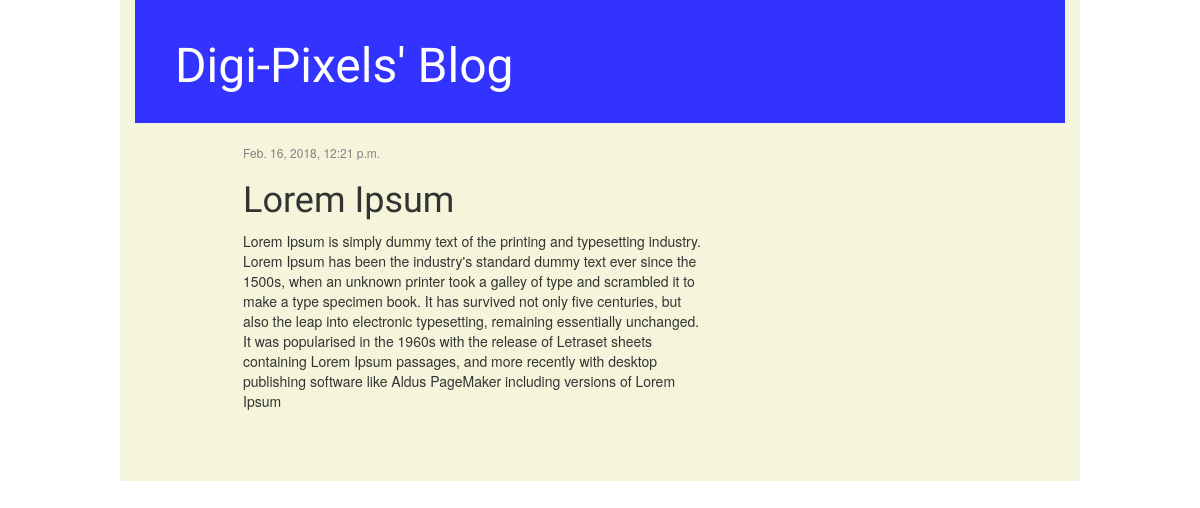
/post/1/, run on an earlier commit of the app's database.
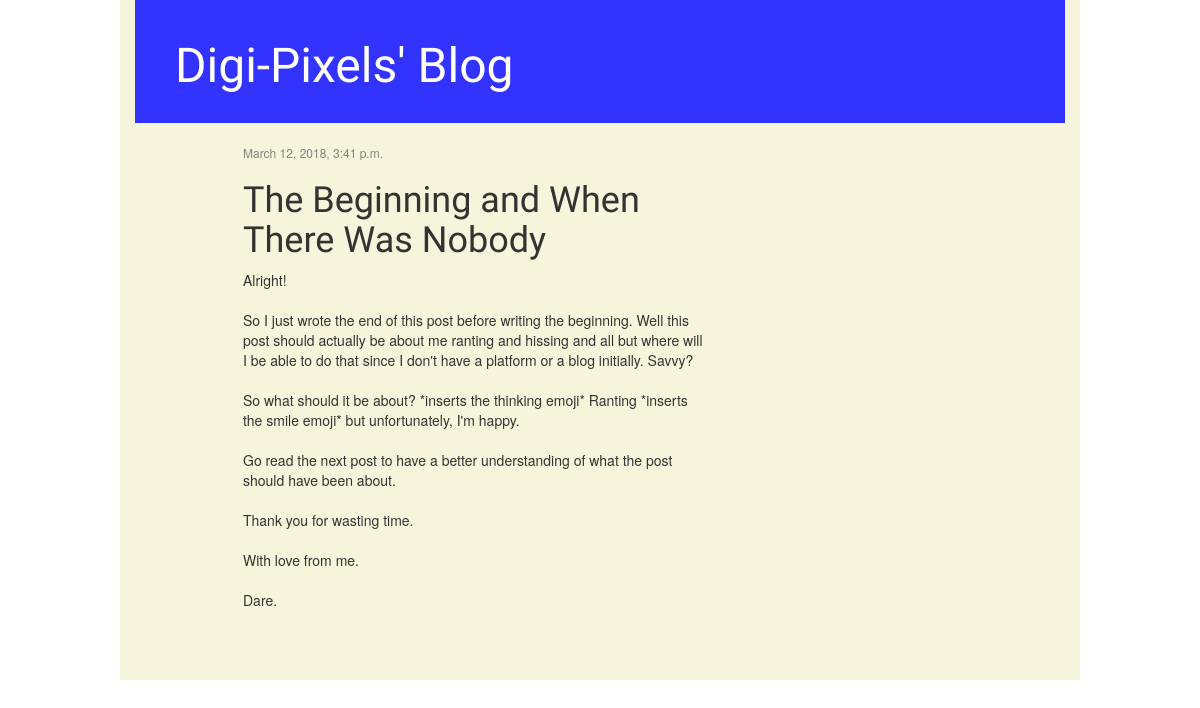
And on a later commit of the database.
### blog/models.py (models this page shows, shortened)
class Post(models.Model):
    author = models.ForeignKey('auth.User',on_delete=models.CASCADE)
    title = models.CharField(max_length=200)
    text = models.TextField()
    created_date = models.DateTimeField(
            default=timezone.now)
    published_date = models.DateTimeField(
            blank=True, null=True)

### blog/views.py (the view)
# urls.py: url(r'^post/(?P<pk>\d+)/$', views.post_detail, name='post_detail'),
def post_detail(request, pk):
    post = get_object_or_404(Post, pk=pk)
    return render(request, 'blog/post_detail.html', {'post': post})

### blog/templates/blog/post_detail.html (shortened to what this page needs)
{% extends 'blog/base.html' %}
{% block content %}
    <div class="post">
        {% if post.published_date %}
            <div class="date">
                {{ post.published_date }}
            </div>
        {% endif %}
        <h1>{{ post.title }}</h1>
        <p>{{ post.text|linebreaksbr }}</p>
    </div>
{% endblock %}

### blog/templates/blog/base.html (shortened to what this page needs)
{% load staticfiles %}
<html>
    <head>
        <link rel="stylesheet" href="//maxcdn.bootstrapcdn.com/bootstrap/3.2.0/css/bootstrap.min.css">
        <link rel="stylesheet" href="//maxcdn.bootstrapcdn.com/bootstrap/3.2.0/css/bootstrap-theme.min.css">
        <link rel="stylesheet" href="{% static 'css/blog.css' %}">
    </head>
    <body>
      <div class="container">
        <div class="page-header">
        <h1><a href="/">Digi-Pixels' Blog</a></h1>
    </div>
    <div class="content container">
        <div class="row">
            <div class="col-md-8">
            {% block content %}
            {% endblock %}
            </div>
        </div>
    </div>
</div>
    </body>
</html>

### blog/static/css/blog.css (style rules this page uses)
body { margin: 0; padding: 0; }
.container { width: 80%; margin:auto; overflow: hidden; background-color: #F5F5DC }
h1 a { color: #FCA205; font-family: 'Lobster'; }
.page-header { background-color: #3333ff; margin-top: 0; padding: 20px 20px 20px 40px; }
.page-header h1, .page-header h1 a, .page-header h1 a:visited, .page-header h1 a:active { color: #ffffff; font-size: 36pt; text-decoration: none; }
h1, h2, h3, h4 { font-family: 'Lobster', cursive; }
.date { color: #828282; font-size: 12px; }
.post { margin-bottom: 70px; }

What changed in the data, as far as the page shows it:
changed Post: published_date "Feb. 16, 2018, 12:21 p.m." → "March 12, 2018, 3:41 p.m."; title "Lorem Ipsum" → "The Beginning and When There Was Nobody"; text "Lorem Ipsum is simply dummy text of the printing and typesetting industry. Lorem Ipsum has been the industry's standard dummy text ever since the 1500s, when an unknown printer took a galley of type and scrambled it to make a type specimen book. It has survived not only five centuries, but also the leap into electronic typesetting, remaining essentially unchanged. It was popularised in the 1960s with the release of Letraset sheets containing Lorem Ipsum passages, and more recently with desktop publishing software like Aldus PageMaker including versions of Lorem Ipsum" → "Alright! So I just wrote the end of this post before writing the beginning. Well this post should actually be about me ranting and hissing and all but where will I be able to do that since I don't have a platform or a blog initially. Savvy? So what should it be about? *inserts the thinking emoji* Ranting *inserts the smile emoji* but unfortunately, I'm happy. Go read the next post to have a better understanding of what the post should have been about. Thank you for wasting time. With love from me. Dare."
